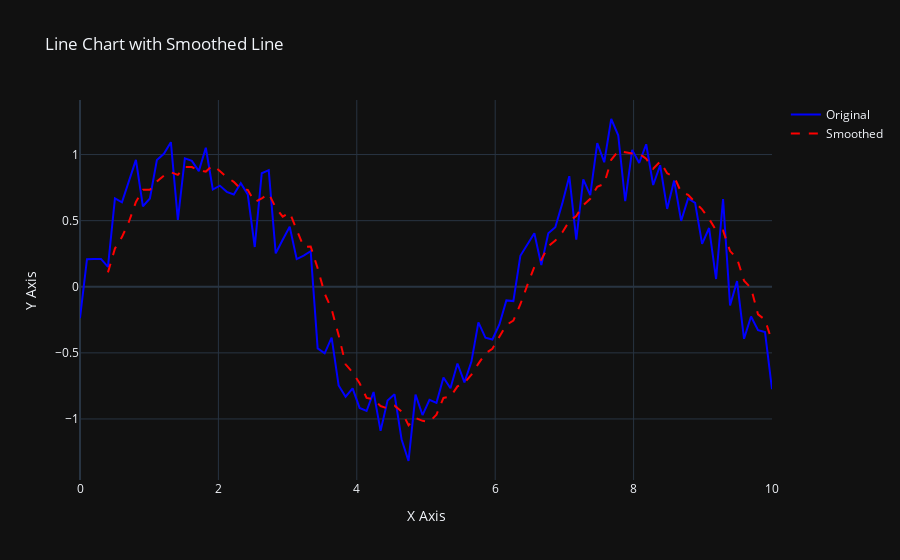

Notebook source saved alongside this figure:
### Code cell
import plotly.graph_objects as go
import numpy as np
import pandas as pd

df = pd.read_csv(r"stats_detail.csv")
df['value_dt'] = pd.to_datetime(df['value_dt'])
df['day'] = (df['value_dt'] - dt.datetime(2024, 9, 30)).dt.days
max_day = df['day'].max()
#df = df[df['day'] >= max_day - 31]
df_grouped = df.groupby(['day', 'pooler_name'])['total_points'].sum().reset_index()
df_grouped['normalized_points'] = df_grouped['total_points'] - df_grouped.groupby('day')['total_points'].transform('median')
source = df_grouped[['pooler_name', 'day', 'total_points', 'normalized_points']]
max_y = source['normalized_points'].max() + 10
min_y = source['normalized_points'].min() - 10

# Generate sample data
x = np.linspace(0, 10, 100)
y = np.sin(x) + np.random.normal(0, 0.2, size=x.shape)

# Apply smoothing (simple moving average in this case)
window_size = 5
y_smoothed = np.convolve(y, np.ones(window_size)/window_size, mode='valid')

# Create the plot
fig = go.Figure()

# Add the original line
fig.add_trace(go.Scatter(x=x, y=y, mode='lines', name='Original', line=dict(color='blue')))

# Add the smoothed line
fig.add_trace(go.Scatter(x=x[window_size-1:], y=y_smoothed, mode='lines', name='Smoothed', line=dict(color='red', dash='dash')))

# Update layout
fig.update_layout(title="Line Chart with Smoothed Line",
                  xaxis_title="X Axis",
                  yaxis_title="Y Axis")

# Show the plot
fig.show()
